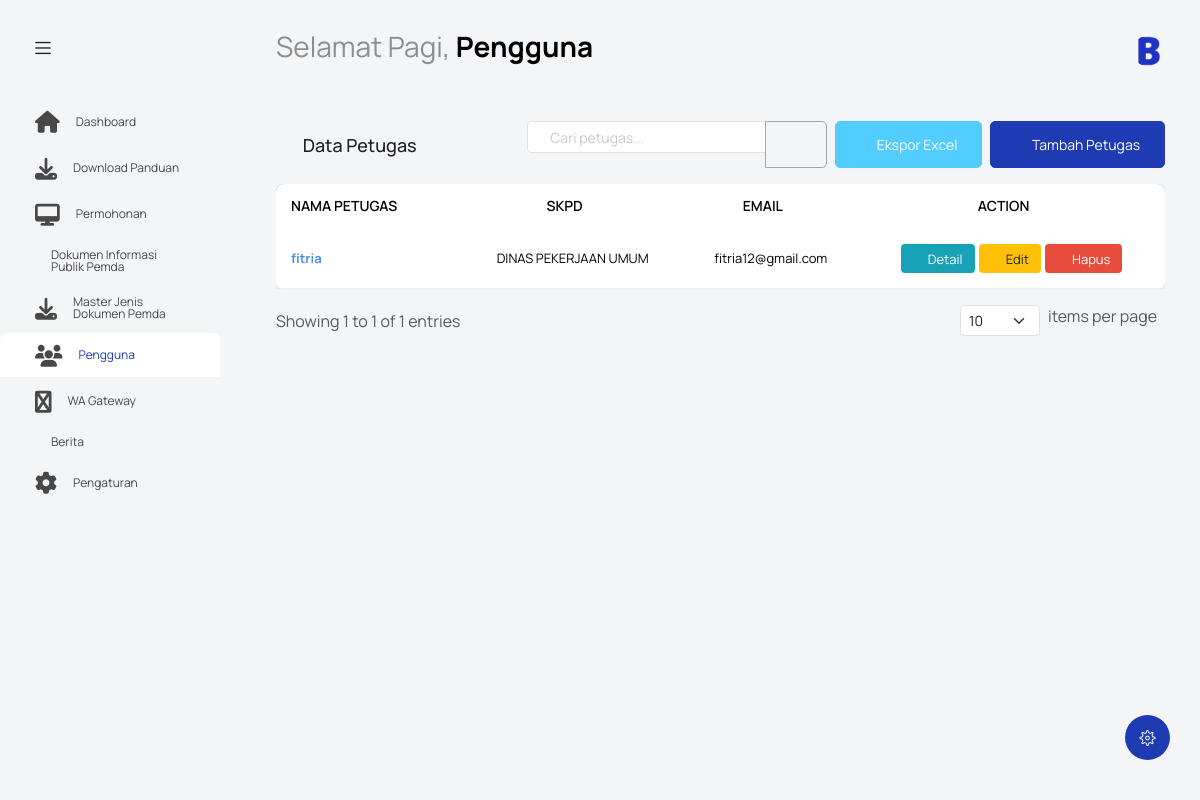
Before: /index.php?controller=petugas&action=index (signed in) with the older database file.
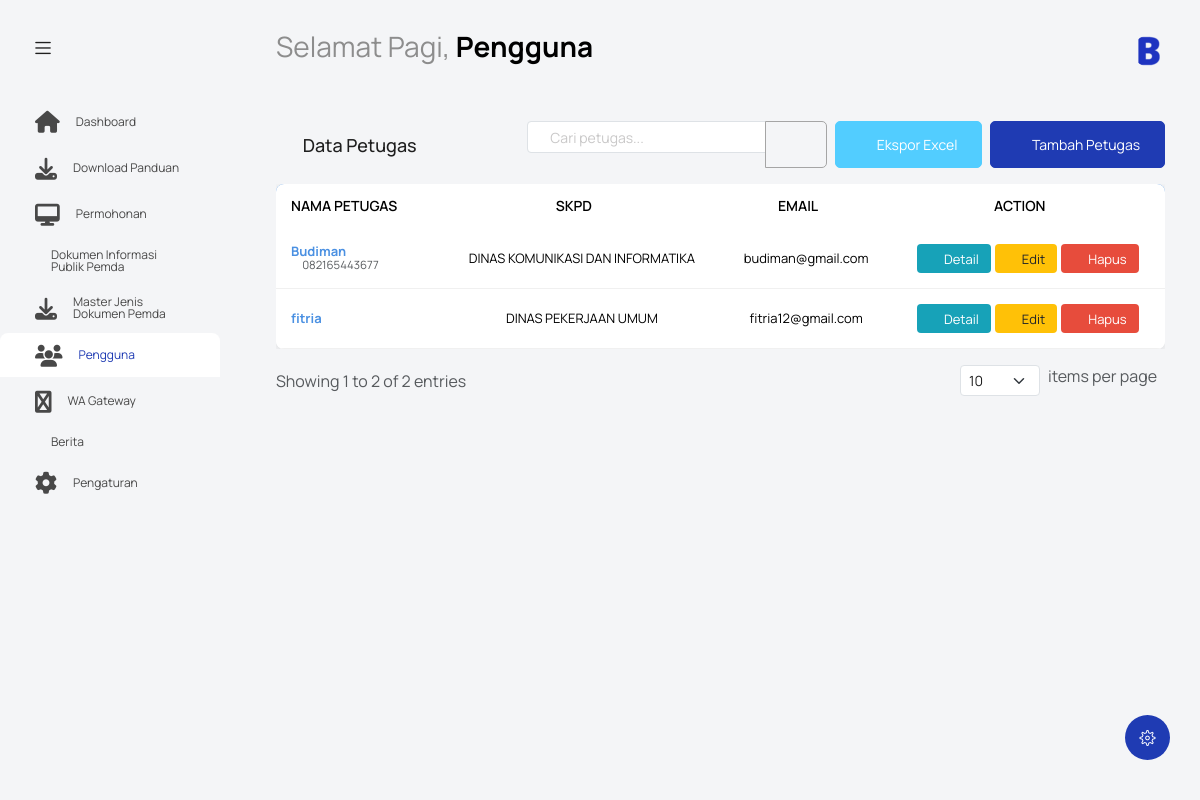
After: the same page with the newer database file.
### tables this page shows
CREATE TABLE `petugas` (
  `id_petugas` int NOT NULL,
  `id_users` int NOT NULL,
  `id_skpd` int NOT NULL,
  `nama_petugas` varchar(255) NOT NULL,
  `no_kontak` varchar(20) DEFAULT NULL
);

CREATE TABLE `skpd` (
  `id_skpd` int NOT NULL,
  `nama_skpd` varchar(255) NOT NULL,
  `kategori` varchar(100) DEFAULT NULL,
  `alamat` varchar(255) DEFAULT NULL,
  `telepon` varchar(20) DEFAULT NULL,
  `email` varchar(255) DEFAULT NULL
);

CREATE TABLE `users` (
  `id_user` int NOT NULL,
  `email` varchar(255) NOT NULL,
  `username` varchar(50) NOT NULL,
  `password` varchar(255) NOT NULL,
  `jabatan` varchar(100) DEFAULT NULL,
  `role` varchar(50) NOT NULL,
  `id_biodata` int DEFAULT NULL
);

### controllers/PetugasController.php (called while the page is built, shortened)
<?php
require_once 'models/PetugasModel.php';
class PetugasController {
    private $petugasModel;
    public function __construct() {
        global $database;
        $db = $database->getConnection();
        $this->petugasModel = new PetugasModel($db);
    }
    public function index() {
        $search = isset($_GET['search']) ? trim($_GET['search']) : '';
        $page = isset($_GET['page']) ? (int)$_GET['page'] : 1;
        $limit = isset($_GET['limit']) ? (int)$_GET['limit'] : 10;
        $page = max(1, $page);
        $limit = max(1, min(100, $limit));
        $offset = ($page - 1) * $limit;
        if (!empty($search)) {
            $petugas_list = $this->petugasModel->searchPetugasWithPagination($search, $limit, $offset);
            $total_records = $this->petugasModel->getSearchResultCount($search);
        } else {
            $petugas_list = $this->petugasModel->getPetugasWithPagination($limit, $offset);
            $total_records = $this->petugasModel->getTotalPetugas();
        }
        $total_pages = ceil($total_records / $limit);
        $start_record = $offset + 1;
        $end_record = min($offset + $limit, $total_records);
        $pagination = [
            'current_page' => $page,
            'total_pages' => $total_pages,
            'limit' => $limit,
            'total_records' => $total_records,
            'start_record' => $start_record,
            'end_record' => $end_record,
            'search' => $search
        ];
        include 'views/petugas/index.php';
    }
}
?>

### models/PetugasModel.php (called while the page is built, shortened)
<?php
class PetugasModel {
    private $conn;
    private $table_name = "petugas";
    private $users_table = "users";
    private $skpd_table = "skpd";
    public function __construct($db) {
        $this->conn = $db;
    }
    public function getPetugasWithPagination($limit = 10, $offset = 0) {
        $query = "SELECT p.*, u.email, u.username, s.nama_skpd
                  FROM " . $this->table_name . " p
                  JOIN " . $this->users_table . " u ON p.id_users = u.id_user
                  JOIN " . $this->skpd_table . " s ON p.id_skpd = s.id_skpd
                  ORDER BY p.nama_petugas ASC LIMIT :limit OFFSET :offset";
        $stmt = $this->conn->prepare($query);
        $stmt->bindValue(':limit', (int)$limit, PDO::PARAM_INT);
        $stmt->bindValue(':offset', (int)$offset, PDO::PARAM_INT);
        $stmt->execute();
        return $stmt->fetchAll(PDO::FETCH_ASSOC);
    }
    public function getTotalPetugas() {
        $query = "SELECT COUNT(*) as total FROM " . $this->table_name;
        $stmt = $this->conn->prepare($query);
        $stmt->execute();
        $result = $stmt->fetch(PDO::FETCH_ASSOC);
        return $result['total'];
    }
}
?>

### views/petugas/index.php (the view, shortened to what the changed rows need)
<?php include('template/header.php'); ?>
<body class="with-welcome-text">
  <div class="container-scroller">
    <?php include 'template/navbar.php'; ?>
    <div class="container-fluid page-body-wrapper">
      <div class="main-panel">
        <div class="content-wrapper">
          <div class="row">
            <div class="col-sm-12">
              <?php if (!empty($petugas_list)): ?>
                <div class="table-responsive">
                  <table class="table table-hover" style="background: white; border-radius: 8px; overflow: hidden; box-shadow: 0 2px 8px rgba(0,0,0,0.1);">
                    <thead style="background: #4A90E2; color: white;">
                      <tr>
                        <th scope="col" style="padding: 15px; border: none; position: relative;">
                          NAMA PETUGAS
                          <i class="mdi mdi-menu-up float-end"></i>
                        </th>
                        <th scope="col" style="padding: 15px; border: none; text-align: center; position: relative;">
                          SKPD
                          <i class="mdi mdi-swap-vertical float-end"></i>
                        </th>
                        <th scope="col" style="padding: 15px; border: none; text-align: center; position: relative;">
                          EMAIL
                          <i class="mdi mdi-swap-vertical float-end"></i>
                        </th>
                        <th scope="col" style="padding: 15px; border: none; text-align: center; position: relative;">
                          ACTION
                          <i class="mdi mdi-swap-vertical float-end"></i>
                        </th>
                      </tr>
                    </thead>
                    <tbody>
                      <?php foreach ($petugas_list as $petugas): ?>
                        <tr style="border-bottom: 1px solid #f0f0f0;">
                          <td style="padding: 15px; border: none;">
                            <div>
                              <strong style="color: #4A90E2;"><?php echo htmlspecialchars($petugas['nama_petugas']); ?></strong>
                              <?php if (!empty($petugas['no_kontak'])): ?>
                                <br>
                                <small class="text-muted">
                                  <i class="mdi mdi-phone"></i> <?php echo htmlspecialchars($petugas['no_kontak']); ?>
                                </small>
                              <?php endif; ?>
                            </div>
                          </td>
                          <td style="padding: 15px; border: none; text-align: center;">
                            <?php echo htmlspecialchars($petugas['nama_skpd']); ?>
                          </td>
                          <td style="padding: 15px; border: none; text-align: center;">
                            <?php echo htmlspecialchars($petugas['email']); ?>
                          </td>
                          <td style="padding: 15px; border: none; text-align: center;">
                            <div class="d-flex justify-content-center gap-1">
                              <button class="btn btn-sm"
                                      onclick="viewDetail(<?php echo $petugas['id_petugas']; ?>)"
                                      style="background: #17a2b8; color: white; border: none; padding: 6px 12px; border-radius: 4px;"
                                      title="Lihat Detail">
                                <i class="mdi mdi-eye"></i> Detail
                              </button>
                              <button class="btn btn-sm"
                                      onclick="window.location.href='index.php?controller=petugas&action=form&id=<?php echo $petugas['id_petugas']; ?>'"
                                      style="background: #ffc107; color: #212529; border: none; padding: 6px 12px; border-radius: 4px;"
                                      title="Edit Data">
                                <i class="mdi mdi-pencil"></i> Edit
                              </button>
                              <button class="btn btn-sm"
                                      onclick="confirmDelete(<?php echo $petugas['id_petugas']; ?>, '<?php echo addslashes($petugas['nama_petugas']); ?>')"
                                      style="background: #E74C3C; color: white; border: none; padding: 6px 12px; border-radius: 4px;"
                                      title="Hapus Data">
                                <i class="mdi mdi-delete"></i> Hapus
                              </button>
                            </div>
                          </td>
                        </tr>
                      <?php endforeach; ?>
                    </tbody>
                  </table>
                </div>
                <?php if (isset($pagination) && $pagination['total_records'] > 0): ?>
                <div class="d-flex justify-content-between align-items-center mt-3">
                  <div class="text-muted">
                    Showing <?php echo $pagination['start_record']; ?> to <?php echo $pagination['end_record']; ?> of <?php echo $pagination['total_records']; ?> entries
                  </div>
                  <div class="d-flex">
                    <form method="GET" class="d-flex align-items-center">
                      <select name="limit" class="form-select form-select-sm me-2" style="width: 80px;" onchange="this.form.submit()">
                        <option value="10" <?php echo $pagination['limit'] == 10 ? 'selected' : ''; ?>>10</option>
                      </select>
                    </form>
                    <span class="text-muted me-2">items per page</span>
                  </div>
                </div>
                <?php endif; ?>
              <?php endif; ?>
            </div>
          </div>
        </div>
      </div>
    </div>
  </div>
</html>

Changed rows visible on the page:
added petugas: nama_petugas "Budiman", no_kontak "082165443677", id_skpd.nama_skpd "DINAS KOMUNIKASI DAN INFORMATIKA", id_users.email "budiman@gmail.com"
Other visible differences:
$pagination['end_record']: "1" → "2"
$pagination['total_records']: "1" → "2"
